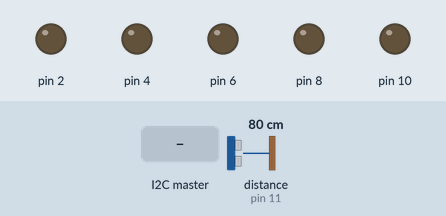
This sketch was run on a simulated Arduino Uno, built with avr-gcc and run on an emulated ATmega328P. Shown: output pins drawn as LEDs (lit = HIGH). Wiring (inferred from the names in the program): ultrasonic range finder: trigger pin 12; echo pin 11. Inputs (shaded band) come from the test bench; at power-on: distance to the obstacle (sensor on pin 11) 80 cm. The echo pulse lasts 58.3 µs per cm; pins used as bus, display or sensor lines are not drawn.

Above: at 1.2 s.
1.3 s: the I2C master sends the byte 2
At 2.0 s:
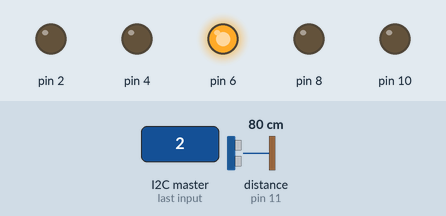
Timing chart, 0 to 4.3 s (numbered marks = the images above; inputs shaded):
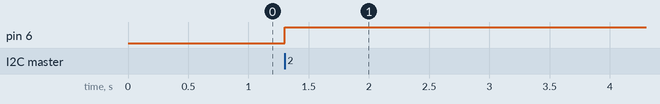

The sketch:

Arduino_Fernbedienung_0.5.ino
```cpp
#define Echo_EingangsPin 11
#define Trigger_AusgangsPin 12
/*
  I2C Pinouts

  SDA -> A4
  SCL -> A5
*/

//Import the library required
#include <Wire.h>

//Slave Address for the Communication
#define SLAVE_ADDRESS 0x04
#define SLAVE_ADDRESS2 0x05

char number[50];
int state = 0;
int state2 = 0;
int nummer = 0;
long Abstand;
long Dauer;

//Code Initialization
void setup() {
  // initialize i2c as slave
  Serial.begin(9600);
  Wire.begin(SLAVE_ADDRESS);
 // Wire.begin(SLAVE_ADDRESS2);
  // define callbacks for i2c communication
  Wire.onReceive(receiveData);
   Wire.onRequest(sendData);
  pinMode(2, OUTPUT);
  pinMode(4, OUTPUT);
  pinMode(6, OUTPUT);
  pinMode(8, OUTPUT);
  pinMode(10, OUTPUT);
  pinMode(Trigger_AusgangsPin, OUTPUT);
  pinMode(Echo_EingangsPin, INPUT);
}

void loop() {
  delay(100);
  digitalWrite(Trigger_AusgangsPin, HIGH);
 delayMicroseconds(10);
 digitalWrite(Trigger_AusgangsPin, LOW);
  Dauer = pulseIn(Echo_EingangsPin, HIGH);

 // Nun wird der Abstand mittels der aufgenommenen Zeit berechnet
 Abstand = Dauer/58.2;

// if (Abstand < 20){
 // sendData();
  //Wire.write(int(9));
  //digitalWrite(10, HIGH);
  //Serial.print ("max ist immernoch doof");
//}
//  if (Abstand > 20){
    //Serial.print("max ist doof");
  //  digitalWrite(10, LOW);
   // Wire.write(int(10));
//  }
} // end loop

// callback for received data
void receiveData(int byteCount) {
  while (Wire.available()) {
    int number = Wire.read();
    if (number == 1){
   // digitalWrite(8, HIGH);
  //  Serial.print (number);
     }
    if (number == 2){
    digitalWrite(6, HIGH);
   // Serial.print (number);
    }
    if (number == 3){
    digitalWrite(4, HIGH);
   // Serial.print (number);
    }
    if (number == 4){
    digitalWrite(2, HIGH);
   // Serial.print (number);
    }
    if (number == 5){
      digitalWrite(2, LOW);
      digitalWrite(4, LOW);
      digitalWrite(6, LOW);
      digitalWrite(8, LOW);
      if (Abstand > 20){
        Wire.write(int(10));
      }
      if (Abstand < 20){
        Wire.write(int(9));
      }
    }
    /// else{
     // digitalWrite(2, LOW);
     // digitalWrite(4, LOW);
     // digitalWrite(6, LOW);
     // digitalWrite(8, LOW);

   // }
 }


  //
  Serial.print(number);
}


// end while

// callback for sending data
void sendData() {
  if (Abstand < 20){
   //number == 9;
 Wire.write(int(9));
 digitalWrite(10, HIGH);
}
  if (Abstand > 20){
   Wire.write(int(10));
  }
}

//End of the program
```

Measured:
- after the input at 1.3 s, pin 6: LOW → HIGH at once
